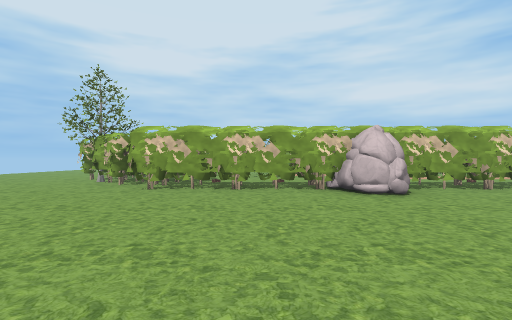
view 1 (above)

20 first-person views from a walk through a level from a Godot 3-D game. The camera is 1.4 m above the floor, looks level and sees 85° across. The floor is counted in squares, 2 m on a side. Each view is taken from the middle of a square. On the plan, view 1 faces up. The plan holds only what a view shows up to about 9 squares ahead; the rest is blank. The place goes on beyond the plan. Characters and animated objects are not drawn. Some surface patterns are stand-ins.

view 2
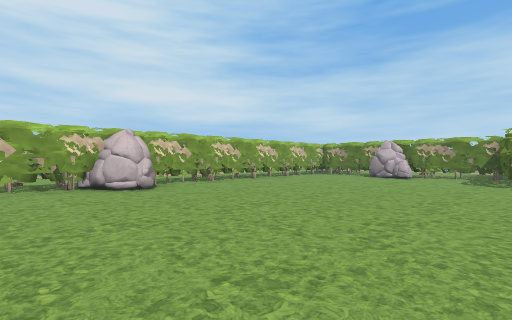

view 3
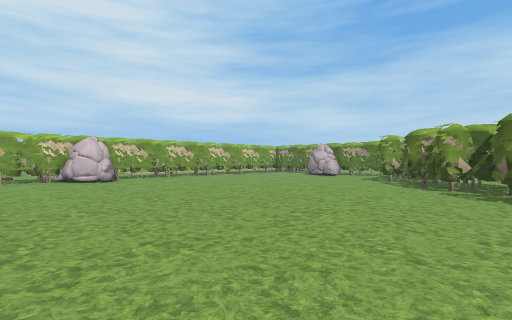

view 4
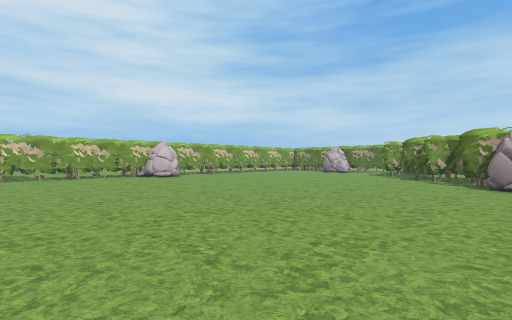

view 5
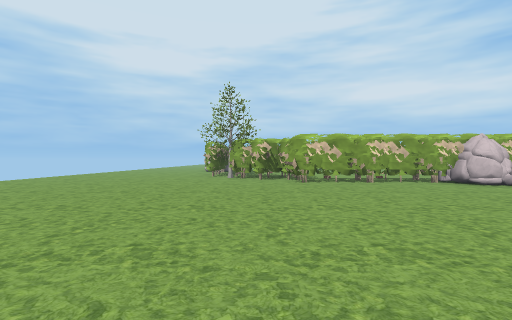

view 6
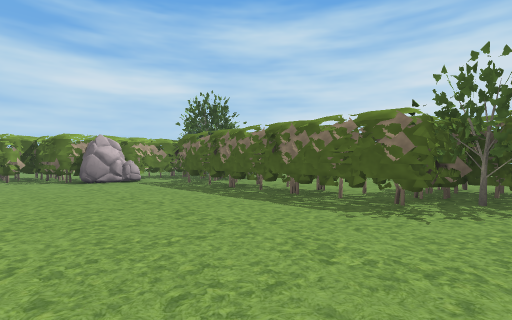

view 7
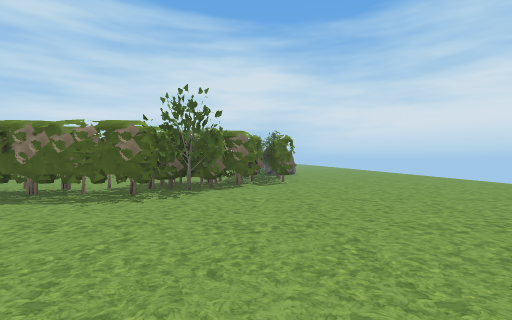

view 8
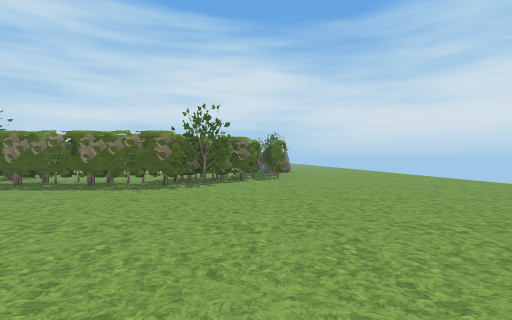

view 9
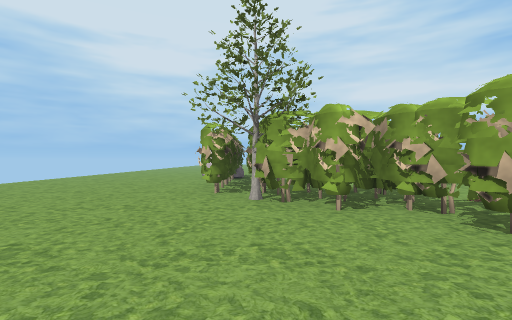

view 10
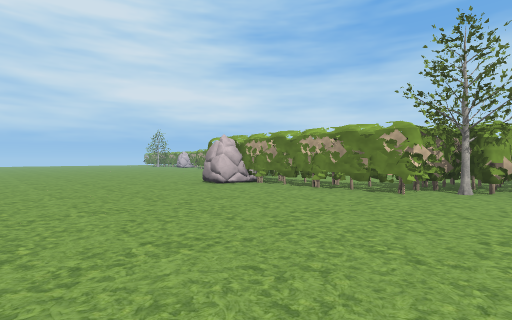

view 11
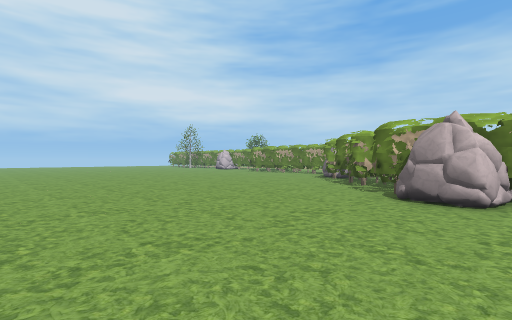

view 12
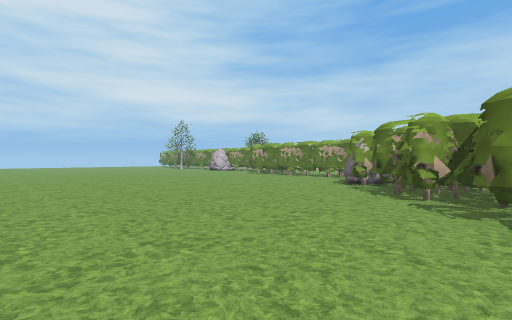

view 13
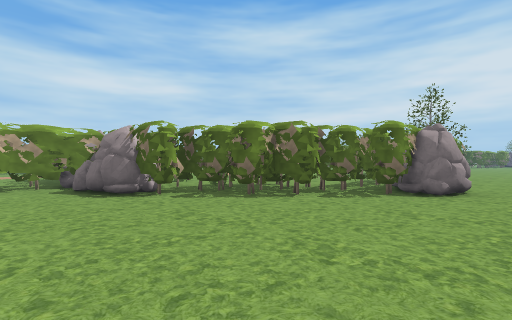

view 14
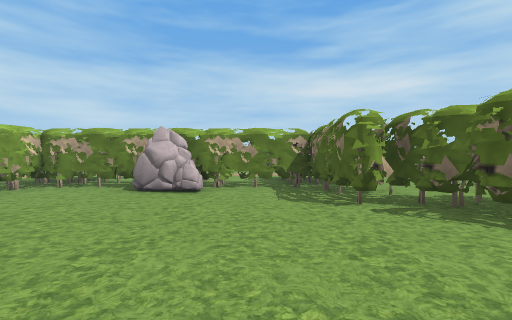

view 15
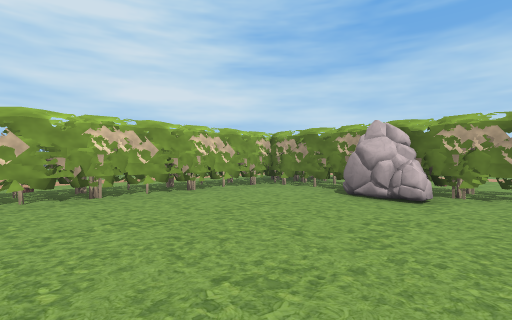

view 16
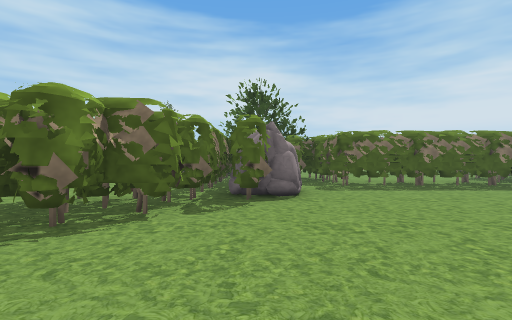

view 17
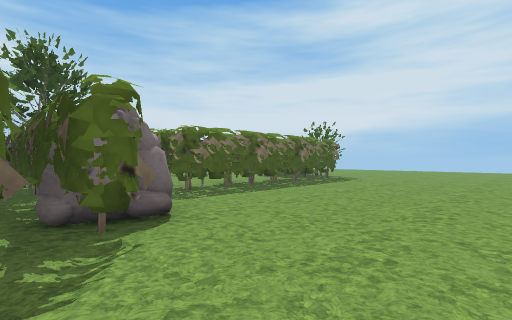

view 18
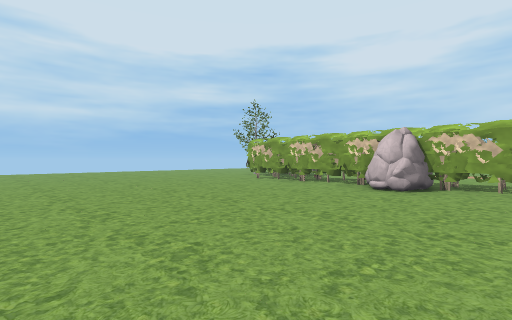

view 19
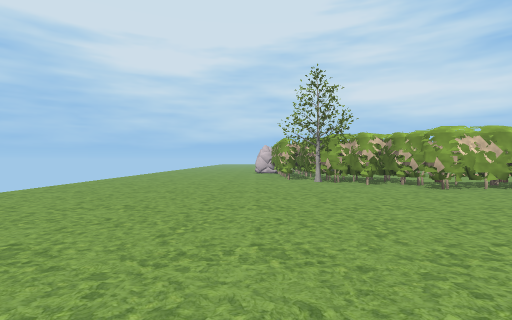

view 20
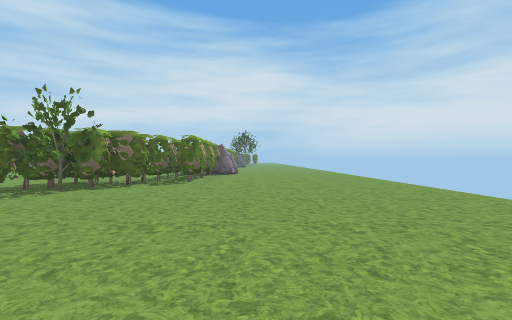

### Floor plan
Key: @ floor where view 1 was taken; # wall or solid block; . floor; T tree; R rock.
Columns run from 12 left of view 1 to 12 right of it. Each row starts with its distance up from view 1.
 22 ............#
 21 ............##
 20 ..........RRR#
 19 .........###
 18 ........###
 17 .......###
 16 ......###
 15 .....R##
 14 ......#
 13 ......#
 12 ......#
 11 ......##
 10 ......###
  9 .......T##
  8 ........###
  7 .........################
  6 ..............RR........#
  5 ........................#
  4  .......................#
  3   .....................R#
  2    .....................#
  1     ....................#
  0      .......@...........#
 -1     .................####
 -2    .................###
 -3   .................###
 -4  .................###
 -5 .................R##
 -6 ..................#
 -7 ........T########.#
 -8 ........###    ####
 -9 .......###
-10 ......###

Where each view was taken, in squares from view 1:
view 1: 0 up, 0 right, facing up
view 2: 1 down, 0 right, facing up-right
view 3: 4 down, 0 right, facing up-right
view 4: 5 down, 3 left, facing up-right
view 5: 2 down, 4 left, facing up
view 6: 2 down, 4 left, facing down-right
view 7: 1 down, 5 left, facing down
view 8: 1 up, 5 left, facing down
view 9: 4 up, 5 left, facing up
view 10: 8 up, 12 left, facing up-right
view 11: 14 up, 12 left, facing up-right
view 12: 16 up, 10 left, facing up-right
view 13: 22 up, 8 left, facing down-right
view 14: 1 up, 5 right, facing right
view 15: 1 up, 6 right, facing up-right
view 16: 1 up, 6 right, facing down
view 17: 1 down, 7 right, facing down-left
view 18: 1 down, 5 right, facing up-left
view 19: 0 up, 7 left, facing up
view 20: 1 down, 8 left, facing down
